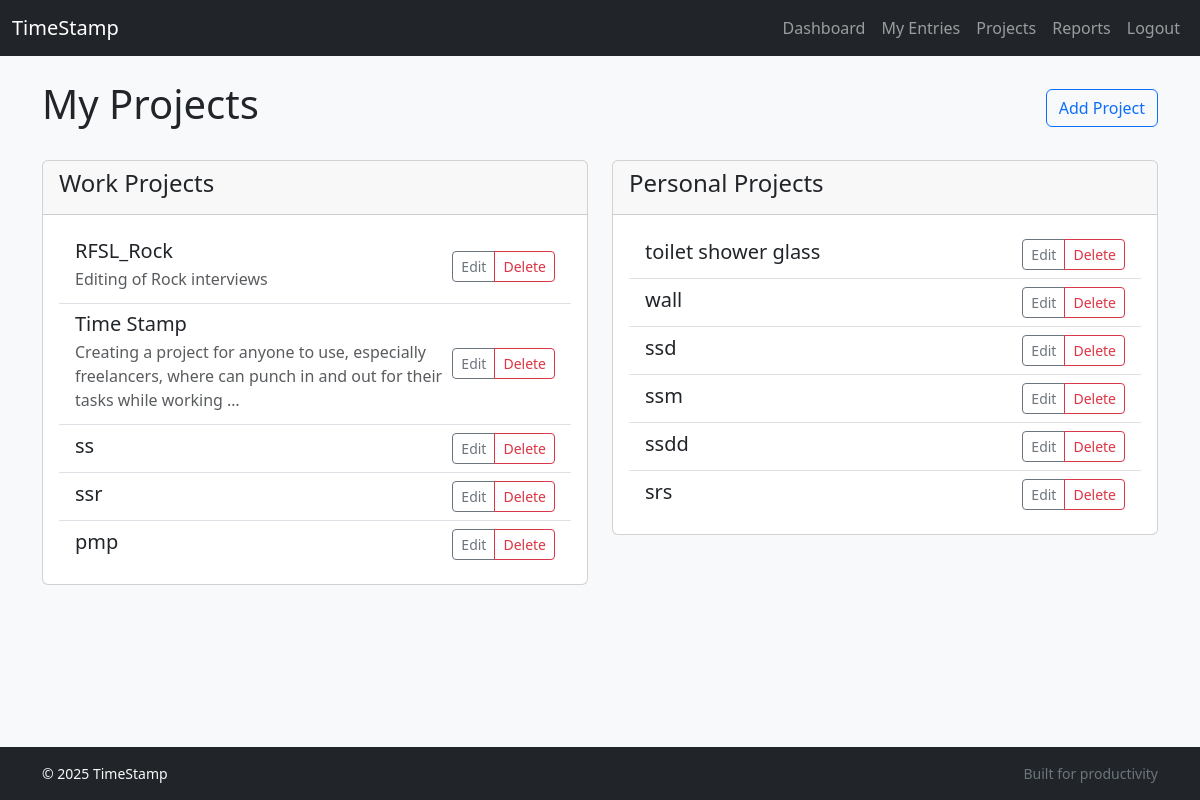
The app's page /projects/ (signed in), older data.
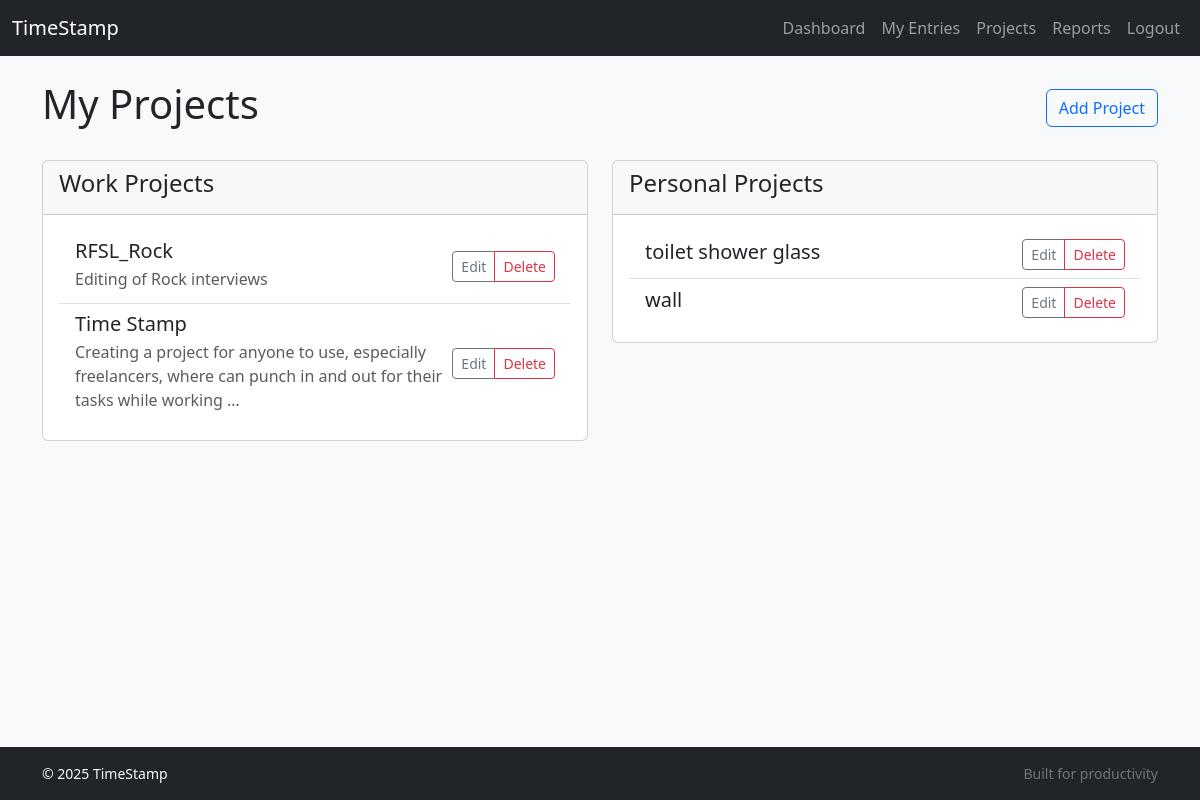
The same page, newer data.
### tracker/models.py (models this page shows, shortened)
class Project(models.Model):
    user = models.ForeignKey(settings.AUTH_USER_MODEL, on_delete=models.CASCADE, related_name='projects')
    name = models.CharField(max_length=100)
    description = models.TextField(blank=True)
    CATEGORY_CHOICES = [
        ('work', 'Work'),
        ('personal', 'Personal'),
    ]
    category = models.CharField(max_length=10, choices=CATEGORY_CHOICES, default='work')
    class Meta:
        verbose_name = "Project"
        verbose_name_plural = "Projects"
        indexes = [
            models.Index(fields=['user', 'name']),
        ]

### tracker/views.py (the view)
# urls.py: path('projects/', views.ProjectListView.as_view(), name='project_list'),
class ProjectListView(LoginRequiredMixin, ListView):
    model = Project
    template_name = 'tracker/project_list.html'
    context_object_name = 'projects'
    def get_queryset(self):
        return super().get_queryset().filter(user=self.request.user)
    def get_context_data(self, **kwargs):
        context = super().get_context_data(**kwargs)
        all_projects = self.get_queryset()
        context['work_projects'] = all_projects.filter(category='work')
        context['personal_projects'] = all_projects.filter(category='personal')
        return context

### templates/tracker/project_list.html (shortened to what this page needs)
{% extends "base.html" %}
{% block content %}
<div class="d-flex justify-content-between align-items-center mb-4">
    <h1>My Projects</h1>
    <a href="{% url 'tracker:project_create' %}" class="btn btn-outline-primary">Add Project</a>
</div>
<div class="row d-none d-md-flex">
    <div class="col-md-6">
        <div class="card">
            <div class="card-header">
                <h4>Work Projects</h4>
            </div>
            <div class="card-body">
                {% if work_projects %}
                <ul class="list-group list-group-flush">
                    {% for project in work_projects %}
                    <li class="list-group-item">
                        <div class="d-flex justify-content-between align-items-center">
                            <div class="flex-grow-1">
                                <h5 class="mb-1">{{ project.name }}</h5>
                                <p class="mb-1 text-muted">{{ project.description|truncatewords:20 }}</p>
                            </div>
                            <div class="btn-group ms-2" role="group" aria-label="Project actions">
                                <a href="{% url 'tracker:project_update' project.pk %}" class="btn btn-sm btn-outline-secondary">Edit</a>
                                <a href="{% url 'tracker:project_delete' project.pk %}" class="btn btn-sm btn-outline-danger"
                                   onclick="return confirm('Are you sure you want to delete the project \'{{ project.name|escapejs }}\'? This will also delete all associated time entries.');">Delete</a>
                            </div>
                        </div>
                    </li>
                    {% endfor %}
                </ul>
                {% else %}
                <p class="text-center text-muted">No work projects found.</p>
                {% endif %}
            </div>
        </div>
    </div>
    <div class="col-md-6">
        <div class="card">
            <div class="card-header">
                <h4>Personal Projects</h4>
            </div>
            <div class="card-body">
                {% if personal_projects %}
                <ul class="list-group list-group-flush">
                    {% for project in personal_projects %}
                    <li class="list-group-item">
                        <div class="d-flex justify-content-between align-items-center">
                            <div class="flex-grow-1">
                                <h5 class="mb-1">{{ project.name }}</h5>
                            </div>
                            <div class="btn-group ms-2" role="group" aria-label="Project actions">
                                <a href="{% url 'tracker:project_update' project.pk %}" class="btn btn-sm btn-outline-secondary">Edit</a>
                                <a href="{% url 'tracker:project_delete' project.pk %}" class="btn btn-sm btn-outline-danger"
                                   onclick="return confirm('Are you sure you want to delete the project \'{{ project.name|escapejs }}\'? This will also delete all associated time entries.');">Delete</a>
                            </div>
                        </div>
                    </li>
                    {% endfor %}
                </ul>
                {% else %}
                <p class="text-center text-muted">No personal projects found.</p>
                {% endif %}
            </div>
        </div>
    </div>
</div>
{% endblock %}

### templates/base.html (shortened to what this page needs)
{% load static %}
<!DOCTYPE html>
<html lang="en" class="h-100">
<head>
    <link href="https://cdn.jsdelivr.net/npm/bootstrap@5.3.3/dist/css/bootstrap.min.css" rel="stylesheet"
>
    <link rel="stylesheet" href="{% static 'css/style.css' %}">
</head>
<body class="d-flex flex-column h-100">
<nav class="navbar navbar-expand-lg navbar-dark bg-dark">
  <div class="container-fluid">
      <a class="navbar-brand" href="{% url 'tracker:home' %}">TimeStamp</a>
      <div class="collapse navbar-collapse" id="navbarNav">
          <ul class="navbar-nav ms-auto">
              {% if user.is_authenticated %}
                  <li class="nav-item">
                      <a class="nav-link" href="{% url 'tracker:home' %}">Dashboard</a>
                  </li>
                  <li class="nav-item">
                      <a class="nav-link" href="{% url 'tracker:entry_list' %}">My Entries</a>
                  </li>
                  <li class="nav-item">
                      <a class="nav-link" href="{% url 'tracker:project_list' %}">Projects</a>
                  </li>
                  <li class="nav-item">
                      <a class="nav-link" href="{% url 'tracker:reports' %}">Reports</a>
                  </li>
                  <li class="nav-item">
                      <a class="nav-link" href="{% url 'account_logout' %}">Logout</a>
                  </li>
              {% endif %}
          </ul>
      </div>
  </div>
</nav>
<main class="container py-4 flex-grow-1">
    {% block content %}{% endblock %}
</main>
<footer class="bg-dark text-light py-3 mt-auto">
  <div class="container small d-flex flex-column flex-md-row justify-content-between">
      <div>&copy; {% now "Y" %} TimeStamp</div>
      <div>
          <span class="text-secondary">Built for productivity</span>
      </div>
  </div>
</footer>
</body>
</html>

### static/css/style.css (style rules this page uses)
body { background-color: #f8f9fa; }

Row changes from the older to the newer data that the page shows:
removed Project: name "ss", shown under "Work Projects"
removed Project: name "ssr", shown under "Work Projects"
removed Project: name "pmp", shown under "Work Projects"
removed Project: name "ssd", shown under "Personal Projects"
removed Project: name "ssm", shown under "Personal Projects"
removed Project: name "ssdd", shown under "Personal Projects"
removed Project: name "srs", shown under "Personal Projects"
